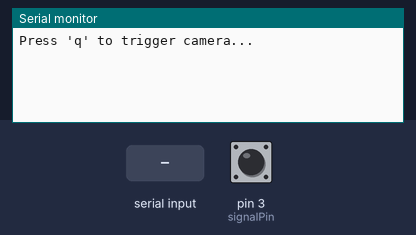
A sketch run on a simulated Arduino Uno, built with avr-gcc and run on an emulated ATmega328P. On the bench: the last lines printed to the serial monitor. The test bench sets the inputs (shaded band); at power-on: pin 3 (signalPin) LOW.

Above: at 1.2 s.
1.3 s: "q" received over Serial
At 2.3 s:
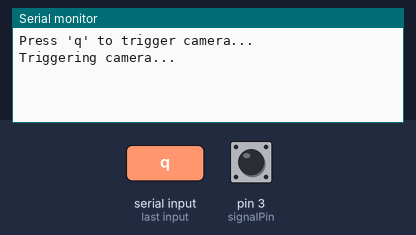
2.8 s: pin 3 (signalPin) driven HIGH
At 4.0 s:
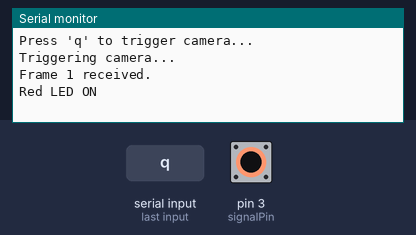
4.3 s: pin 3 (signalPin) pulsed LOW 2 times (0.12 s each, 0.3 s apart)
At 5.7 s:
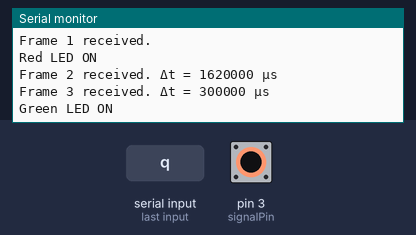
6.4 s: pin 3 (signalPin) pulsed LOW 5 times (0.12 s each, 0.3 s apart)
At 7.6 s:
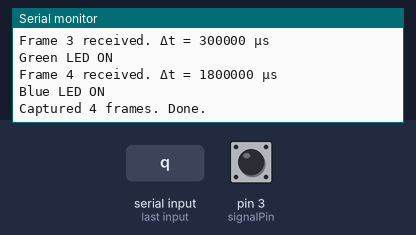

The sketch:

trigger_and_signal.ino
```cpp
const int triggerPin = 2;  // Arduino output to camera trigger
const int signalPin = 3;   // Camera output (exposure done / frame ready)

const int redLed = 4;
const int greenLed = 5;
const int blueLed = 6;


unsigned long lastTime = 0;
int frameCount = 0;

void setup() {
  Serial.begin(9600);
  pinMode(triggerPin, OUTPUT);
  pinMode(signalPin, INPUT);

  digitalWrite(triggerPin, LOW);
  digitalWrite(redLed, LOW);
  digitalWrite(greenLed, LOW);
  digitalWrite(blueLed, LOW);
  Serial.println("Press 'q' to trigger camera...");
}

void loop() {
  if (Serial.available() > 0) {
    char input = Serial.read();

    if (input == 'q' || input == 'Q') {
      Serial.println("Triggering camera...");

      sendPulse();

      frameCount = 0;
      lastTime = 0;

      while (frameCount < 4) {
        while (digitalRead(signalPin) == LOW);  // Wait for rising edge
        unsigned long now = micros();

        frameCount++;

        if (lastTime == 0) {
          Serial.print("Frame ");
          Serial.print(frameCount);
          Serial.println(" received.");
        } else {
          unsigned long delta = now - lastTime;
          Serial.print("Frame ");
          Serial.print(frameCount);
          Serial.print(" received. Δt = ");
          Serial.print(delta);
          Serial.println(" µs");
        }

        if (frameCount == 1) { Serial.println("Red LED ON"); }
        if (frameCount == 3) { Serial.println("Green LED ON"); }
        if (frameCount == 4) { Serial.println("Blue LED ON"); }

        lastTime = now;

        while (digitalRead(signalPin) == HIGH)
          ;  // Wait until signal goes LOW again

        sendPulse();
      }

      Serial.println("Captured 4 frames. Done.");
    }
  }
}

void sendPulse() {
  digitalWrite(triggerPin, HIGH);
  delayMicroseconds(1);
  digitalWrite(triggerPin, LOW);  // Send trigger pulse
}
```

Measured:
- after the input at 1.3 s, the serial monitor: prints a new line at once (image 1)
- after the input at 2.8 s, the serial monitor: prints a new line at once (image 2)
- after the input at 4.3 s, the serial monitor: prints a new line after 0.12 s (image 3)
- after the input at 6.4 s, the serial monitor: prints a new line after 0.12 s (image 4)
